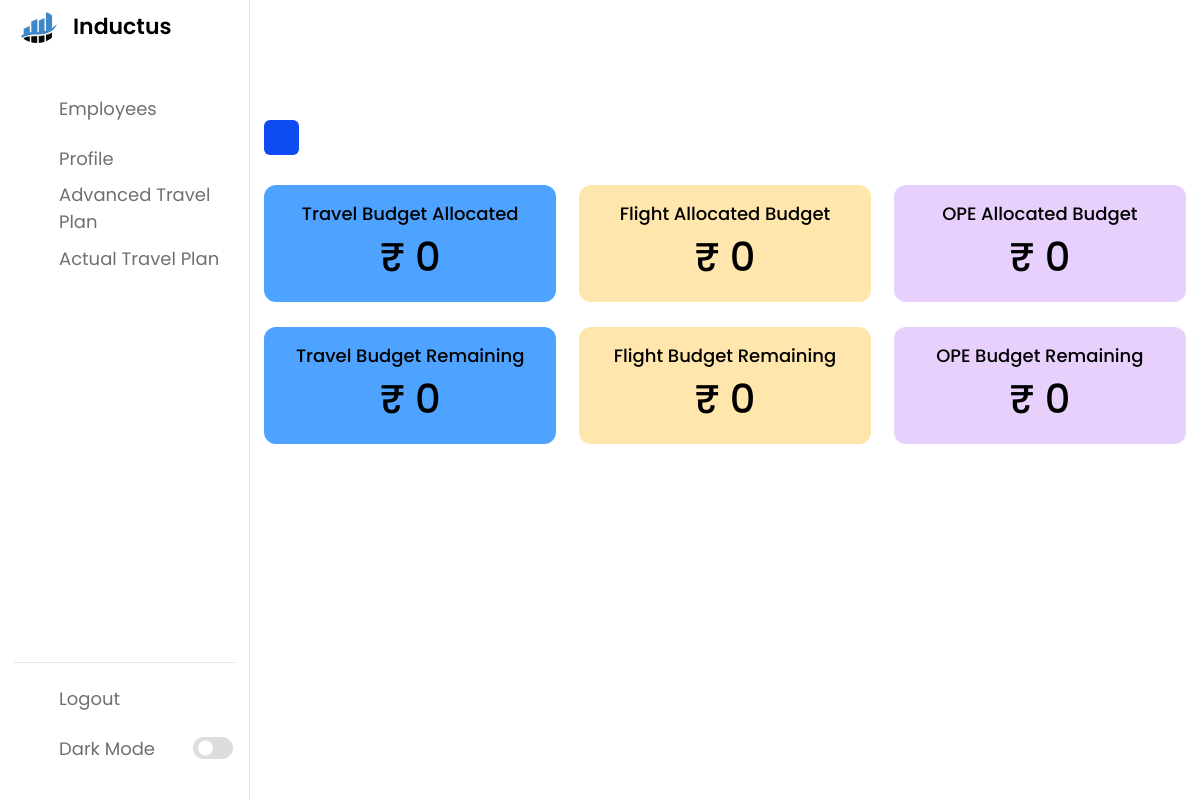
Before: /employee/f95f953b-65c9-4a14-8dfb-2c62f505cfc4/ (signed in) with the older database file.
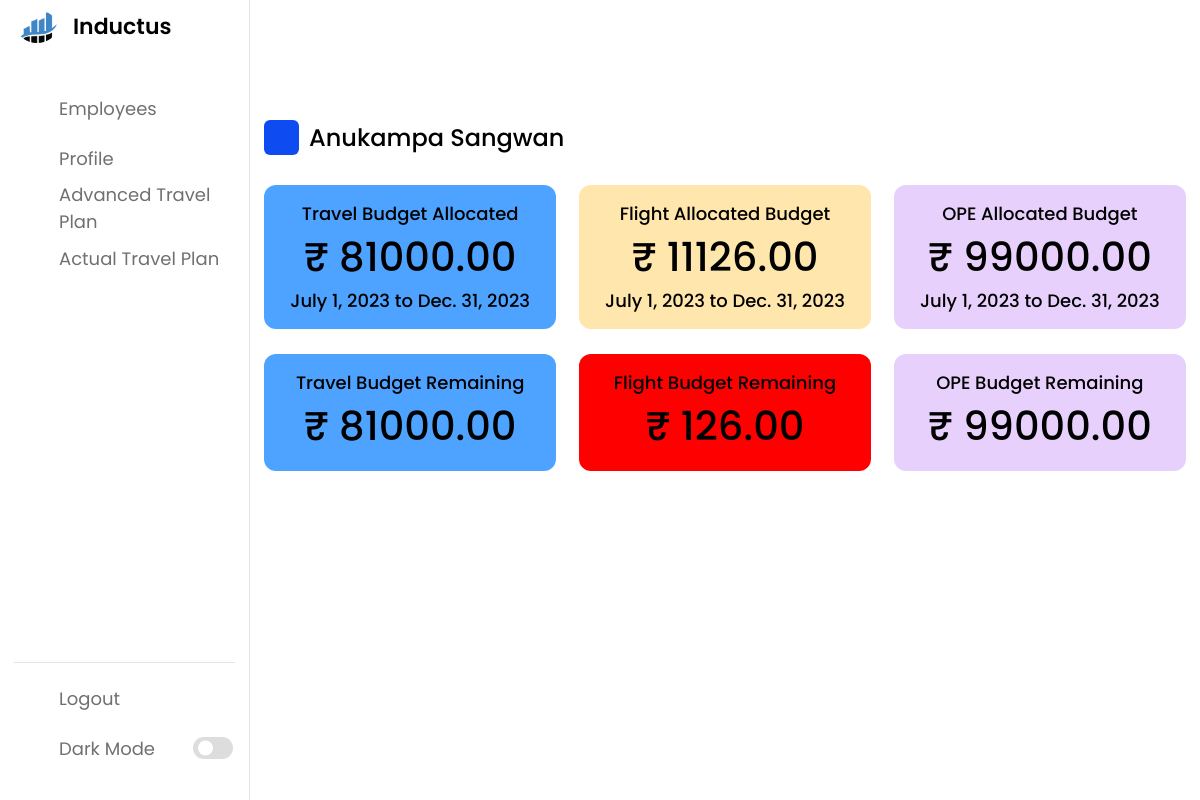
After: the same page with the newer database file.
### base/models.py (models this page shows, shortened)
class Employee(models.Model):
    uuid = models.UUIDField(default = uuid.uuid4,primary_key=True,editable=False)
    Emp_name = models.CharField(max_length=30)
    email = models.EmailField(max_length=50)
    contract_no = models.CharField(unique=True,max_length=15,)
    contract_start_date = models.DateField()
    contract_end_date = models.DateField()
    phone_number = models.CharField(unique=True,max_length=10)
    state = models.CharField(max_length=30)
    duty_station = models.CharField(max_length=40)

class TravelBudget(models.Model):
    uuid = models.UUIDField(default = uuid.uuid4,primary_key=True,editable=False)
    employee = models.ForeignKey(Employee,on_delete=models.CASCADE, null = True)
    allocated_budget = models.DecimalField(decimal_places=2,default = 0,max_digits = 10)
    from_date = models.DateField(null = True)
    to_date = models.DateField(null = True)
    remaining_budget = models.DecimalField(decimal_places=2,default = 0,max_digits = 10)

class FlightBudget(models.Model):
    uuid = models.UUIDField(default = uuid.uuid4,primary_key=True,editable=False)
    employee = models.ForeignKey(Employee,on_delete=models.CASCADE, null = True)
    allocated_budget = models.DecimalField(decimal_places=2,default = 0,max_digits = 10)
    from_date = models.DateField(null = True)
    to_date = models.DateField(null = True)
    remaining_budget = models.DecimalField(decimal_places=2,default = 0,max_digits = 10)

class OPEBudget(models.Model):
    uuid = models.UUIDField(default = uuid.uuid4,primary_key=True,editable=False)
    employee = models.ForeignKey(Employee,on_delete=models.CASCADE, null = True)
    allocated_budget = models.DecimalField(decimal_places=2,default = 0,max_digits = 10)
    from_date = models.DateField(null = True)
    to_date = models.DateField(null = True)
    remaining_budget = models.DecimalField(decimal_places=2,default = 0,max_digits = 10)

### base/views.py (the view)
# urls.py: path('employee/<str:pk>/',EmployeeProfileView,name = "employee"),
@login_required(login_url='login')
def EmployeeProfileView(request,pk):
    flight_budget=0
    travel_budget=0
    ope_budget=0
    employee=0
    remaining_budget_flight = 0
    remaining_budget_ope =0
    remaining_budget_travel = 0
    try:
        employee = Employee.objects.get(uuid=pk)
        flight_budget = FlightBudget.objects.get(employee=employee)
        travel_budget = TravelBudget.objects.get(employee=employee)
        ope_budget = OPEBudget.objects.get(employee=employee)
        remaining_budget_flight = float(flight_budget.allocated_budget) * (0.2)
        remaining_budget_travel = float(travel_budget.allocated_budget) * (0.2)
        remaining_budget_ope = float(ope_budget.allocated_budget) * (0.2)
    except:
        pass
    context = {
        'employee': employee,
        'flight_budget' : flight_budget,
        'travel_budget' : travel_budget,
        'ope_budget' : ope_budget,
        'remaining_budget_flight':remaining_budget_flight,
        'remaining_budget_travel':remaining_budget_travel,
        'remaining_budget_ope':remaining_budget_ope,
    }
    return render(request,"profile.html",context)

### base/templates/profile.html (shortened to what the changed rows need)
{% load static %}
<!DOCTYPE html>
<html lang="en">
<head>
    <link rel="stylesheet" href="{% static 'style.css' %}">
    <link rel="stylesheet" href="https://unicons.iconscout.com/release/v4.0.0/css/line.css">
</head>
<body>
    <section class="dashboard">
        <div class="dash-content">
            <div class="overview">
                <div class="activity">
                    <div class="title">
                        <i class="uil uil-tachometer-fast-alt"></i>
                        <span class="text">{{employee.Emp_name}}</span>
                    </div>
                    <div class="boxes">
                        <div class="box box1">
                            <span class="text">Travel Budget Allocated</span>
                            {% if travel_budget == 0  %}
                            <span class="number">₹ 0</span>
                            {% else %}
                            <span class="number">₹ {{travel_budget.allocated_budget}}</span>
                            <span class="text">{{travel_budget.from_date}} to {{travel_budget.to_date}}</span>
                            {% endif %}
                        </div>
                        <div class="box box2">
                            <span class="text">Flight Allocated Budget</span>
                            {% if flight_budget == 0  %}
                            <span class="number">₹ 0</span>
                            {% else %}
                            <span class="number">₹ {{flight_budget.allocated_budget}}</span>
                            <span class="text">{{flight_budget.from_date}} to {{flight_budget.to_date}}</span>
                            {% endif %}
                        </div>
                        <div class="box box3">
                            <span class="text">OPE Allocated Budget</span>
                            {% if ope_budget == 0  %}
                            <span class="number">₹ 0</span>
                            {% else %}
                            <span class="number">₹ {{ope_budget.allocated_budget}}</span>
                            <span class="text">{{ope_budget.from_date}} to {{ope_budget.to_date}}</span>
                            {% endif %}
                        </div>
                    </div>
<br>
                    <div class="boxes">
                        {% if travel_budget.remaining_budget <= remaining_budget_travel %}
                        <div class="box box1" style="background-color: red;">
                            <i class="uil uil-money-bill"></i>
                            <span class="text">Travel Budget Remaining</span>
                            {% if travel_budget == 0  %}
                            <span class="number">₹ 0</span>
                            {% else %}
                            <span class="number">₹ {{travel_budget.remaining_budget}}</span>
                            {% endif %}
                        </div>
                        {% else %}
                        <div class="box box1">
                            <span class="text">Travel Budget Remaining </span>
                            {% if travel_budget == 0  %}
                            <span class="number">₹ 0</span>
                            {% else %}
                            <span class="number">₹ {{travel_budget.remaining_budget}}</span>
                            {% endif %}
                        </div>
                        {% endif %}
                        {% if flight_budget.remaining_budget <= remaining_budget_flight %}
                        <div class="box box2" style="background-color: red;">
                            <span class="text">Flight Budget Remaining </span>
                            {% if flight_budget == 0  %}
                            <span class="number">₹ 0</span>
                            {% else %}
                            <span class="number">₹ {{flight_budget.remaining_budget}}</span>
                            {% endif %}
                        </div>
                        {% else %}
                        <div class="box box2">
                            <span class="text">Flight Budget Remaining </span>
                            {% if flight_budget == 0  %}
                            <span class="number">₹ 0</span>
                            {% else %}
                            <span class="number">₹ {{flight_budget.remaining_budget}}</span>
                            {% endif %}
                        </div>
                        {% endif %}
                        {% if ope_budget.remaining_budget <= remaining_budget_ope %}
                        <div class="box box3" style="background-color: red;">
                            <i class="uil uil-money-bill"></i>
                            <span class="text">OPE Budget Remaining</span>
                            {% if ope_budget == 0  %}
                            <span class="number">₹ 0</span>
                            {% else %}
                            <span class="number">₹ {{ope_budget.remaining_budget}}</span>
                            {% endif %}
                        </div>
                        {% else %}
                        <div class="box box3">
                            <span class="text">OPE Budget  Remaining</span>
                            {% if ope_budget == 0  %}
                            <span class="number">₹ 0</span>
                            {% else %}
                            <span class="number">₹ {{ope_budget.remaining_budget}}</span>
                            {% endif %}
                        </div>
                       {% endif %}
                        </div>
                    </div>
                    </div>
                    </div>
    </section>
</body>
</html>

Changed rows visible on the page:
added Employee: Emp_name "Anukampa Sangwan"
added TravelBudget: allocated_budget "81000.00", from_date "July 1, 2023", to_date "Dec. 31, 2023", remaining_budget "81000.00"
added FlightBudget: allocated_budget "11126.00", from_date "July 1, 2023", to_date "Dec. 31, 2023", remaining_budget "126.00"
added OPEBudget: allocated_budget "99000.00", from_date "July 1, 2023", to_date "Dec. 31, 2023", remaining_budget "99000.00"
Other visible differences:
text no longer shown: "₹ 0 ₹ 0 ₹ 0 ₹ 0 ₹ 0 ₹ 0"
text now shown: "₹ to ₹ to ₹ to ₹ ₹ ₹"
